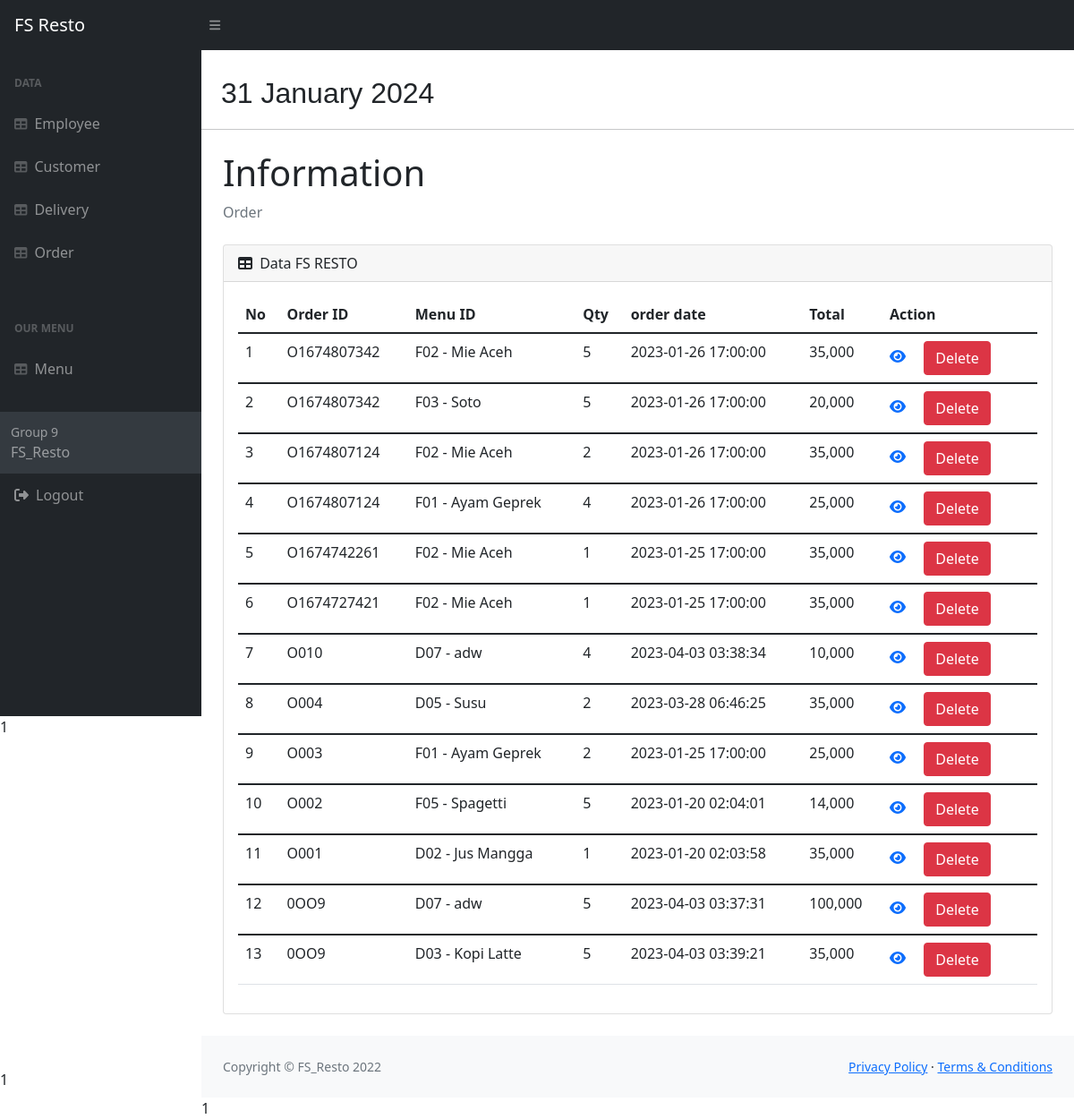
/Admin/pages/order.php (signed in), run on the app's committed database.
### tables this page shows
CREATE TABLE `order_detail` (
  `order_id` varchar(50) NOT NULL,
  `menu_id` varchar(50) NOT NULL,
  `jumlah` int(50) NOT NULL,
  `order_date` timestamp NOT NULL DEFAULT current_timestamp() ON UPDATE current_timestamp(),
  `Total_price` int(50) NOT NULL,
  KEY `order_id` (`order_id`,`menu_id`),
  KEY `menu_id` (`menu_id`),
  CONSTRAINT `order_detail_ibfk_1` FOREIGN KEY (`menu_id`) REFERENCES `menu` (`menu_id`) ON DELETE CASCADE ON UPDATE CASCADE,
  CONSTRAINT `order_detail_ibfk_2` FOREIGN KEY (`order_id`) REFERENCES `orders` (`order_id`) ON DELETE CASCADE ON UPDATE CASCADE
);

CREATE TABLE `menu` (
  `menu_id` varchar(10) NOT NULL,
  `menu_name` varchar(50) DEFAULT NULL,
  `category_id` varchar(50) DEFAULT NULL,
  `price` int(50) NOT NULL,
  `qty` int(50) DEFAULT NULL,
  PRIMARY KEY (`menu_id`),
  KEY `category_id` (`category_id`),
  FULLTEXT KEY `pencarian_produk` (`menu_name`),
  CONSTRAINT `menu_ibfk_1` FOREIGN KEY (`category_id`) REFERENCES `category` (`category_id`) ON DELETE CASCADE ON UPDATE CASCADE
);

### Admin/pages/order.php (the view, shortened to what this page needs)
<!DOCTYPE html>
<html lang="en">
  <head>
    <link href="https://cdn.jsdelivr.net/npm/simple-datatables@latest/dist/style.css" rel="stylesheet" />
    <link href="../../resource/css/styles.css" rel="stylesheet" />
  </head>
  <body class="sb-nav-fixed">
   <?=
      include 'partIndex/navbar.php';
   ?>
    <div id="layoutSidenav">
      <div id="layoutSidenav_nav">
       <?=
        include 'sideNavbar.php';
       ?>
      </div>
      <div id="layoutSidenav_content">
        <main>
        <div class="date" style="margin-left: 22px; font-size: xx-large; font-family: 'Gill Sans', 'Gill Sans MT', Calibri, 'Trebuchet MS', sans-serif;">
          <p class="inside_date">
            <?php
              echo date("d F Y");
            ?>
          </p>
        </div>
          <hr>
          <div class="container-fluid px-4">
            <h1 class="mt-4">Information</h1>
            <ol class="breadcrumb mb-4">
              <li class="breadcrumb-item active">Order</li>
            </ol>
            <div class="card mb-4">
              <div class="card-header">
                <i class="fas fa-table me-1"></i>
                Data FS RESTO
              </div>
              <div class="card-body">
                <table id="datatablesSimple" class="table table-stripped">
                  <thead>
                    <tr>
                      <th>No</th>
                      <th>Order ID</th>
                      <th>Menu ID</th>
                      <th>Qty</th>
                      <th>order date</th>
                      <th>Total</th>
                      <th>Action</th>
                    </tr>
                  </thead>
                  <?php
                    $database = db_connect ();
                    $no = 1;
                    $tampil = mysqli_query($database, 'SELECT * FROM order_detail JOIN menu ON order_detail.menu_id = menu.menu_id  order by order_id desc');
                    while($data = mysqli_fetch_assoc($tampil)) :
                  ?>
                  <tbody>
                    <tr>
                        <td><?php echo $no++;?></td>
                        <td><?php echo $data['order_id'];?></td>
                        <td><?php echo $data['menu_id'] . " - ", $data['menu_name'];?></td>
                        <td><?php echo $data['jumlah'];?></td>
                        <td><?php echo $data['order_date'];?></td>
                        <td><?php echo number_format ( $data['Total_price'], 0);?></td>
                        <td>
                        <a href="show_order.php?id=<?php echo $data['order_id']; ?>"><i class="fa fa-eye me-3"></i></a>
                        <a href="deleteOrder.php?id=<?php echo $data['order_id']?>" class='btn btn-danger'>Delete</a>
                        </td>
                      <td>
                      </td>
                    </tr>
                    <?php endwhile; ?>
                  </tbody>
                </table>
              </div>
            </div>
          </div>
        </main>
       <?=
          include 'partIndex/footer.php';
       ?>
      </div>
    </div>
    <?=
      include_once 'partIndex/script.php';
    ?>
  </body>
</html>

### data on the page
order_detail: order "O1674807342", menu.menu_id "F02", menu.menu_name "Mie Aceh", jumlah "5", order_date "2023-01-26 17:00:00", Total_price "35,000"
order_detail: order "O1674807342", menu.menu_id "F03", menu.menu_name "Soto", jumlah "5", order_date "2023-01-26 17:00:00", Total_price "20,000"
order_detail: order "O1674807124", menu.menu_id "F02", menu.menu_name "Mie Aceh", jumlah "2", order_date "2023-01-26 17:00:00", Total_price "35,000"
order_detail: order "O1674807124", menu.menu_id "F01", menu.menu_name "Ayam Geprek", jumlah "4", order_date "2023-01-26 17:00:00", Total_price "25,000"
order_detail: order "O1674742261", menu.menu_id "F02", menu.menu_name "Mie Aceh", jumlah "1", order_date "2023-01-25 17:00:00", Total_price "35,000"
order_detail: order "O1674727421", menu.menu_id "F02", menu.menu_name "Mie Aceh", jumlah "1", order_date "2023-01-25 17:00:00", Total_price "35,000"
order_detail: order "O010", menu.menu_id "D07", menu.menu_name "adw", jumlah "4", order_date "2023-04-03 03:38:34", Total_price "10,000"
order_detail: order "O004", menu.menu_id "D05", menu.menu_name "Susu", jumlah "2", order_date "2023-03-28 06:46:25", Total_price "35,000"
order_detail: order "O003", menu.menu_id "F01", menu.menu_name "Ayam Geprek", jumlah "2", order_date "2023-01-25 17:00:00", Total_price "25,000"
order_detail: order "O002", menu.menu_id "F05", menu.menu_name "Spagetti", jumlah "5", order_date "2023-01-20 02:04:01", Total_price "14,000"
order_detail: order "O001", menu.menu_id "D02", menu.menu_name "Jus Mangga", jumlah "1", order_date "2023-01-20 02:03:58", Total_price "35,000"
order_detail: order "0OO9", menu.menu_id "D07", menu.menu_name "adw", jumlah "5", order_date "2023-04-03 03:37:31", Total_price "100,000"
order_detail: order "0OO9", menu.menu_id "D03", menu.menu_name "Kopi Latte", jumlah "5", order_date "2023-04-03 03:39:21", Total_price "35,000"

### other printed values
include 'sideNavbar.php' "1"
include 'partIndex/footer.php' "1"
include_once 'partIndex/script.php' "1"
